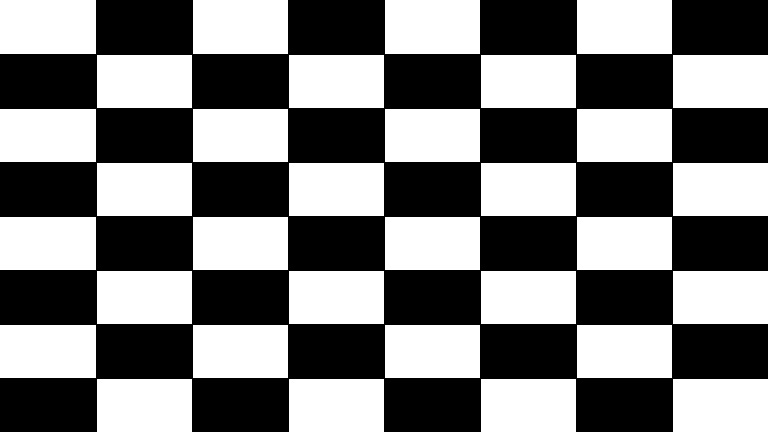
#> input picture Labs/input/chessboard.jpg, 768 x 432 px, found by its file name
$ python get_harris.py
#> lines starting #> are read from the running program, lines starting #| are printed output that depends on the picture; after the words box and inside, x2 and y2 are one past the last pixel; in counts of white or black regions, pixels touching at a corner belong together
import cv2
import numpy as np

filename = 'chessboard.jpg'
img = cv2.imread(filename)
#> img is the input picture: shape (432, 768, 3); min 0, max 255, mean 124.3
gray = cv2.cvtColor(img,cv2.COLOR_BGR2GRAY)

gray = np.float32(gray)
dst = cv2.cornerHarris(gray,2,3,0.04)
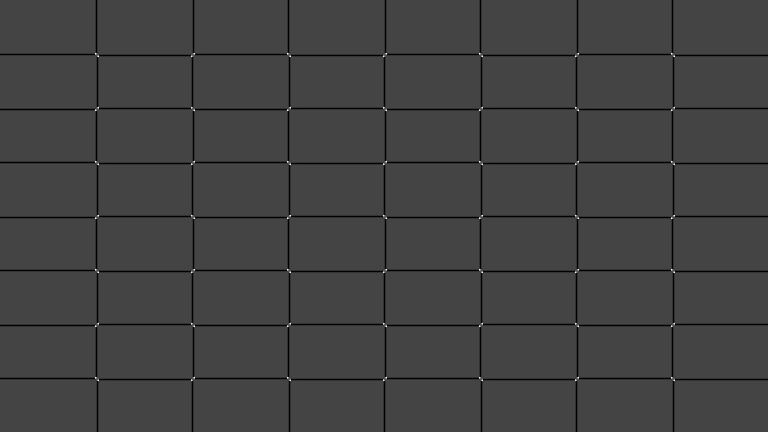
#> dst: shape (432, 768) float32; min -169130016, max 458335776, mean -5815502; drawn with min black and max white

#result is dilated for marking the corners, not important
dst = cv2.dilate(dst,None)
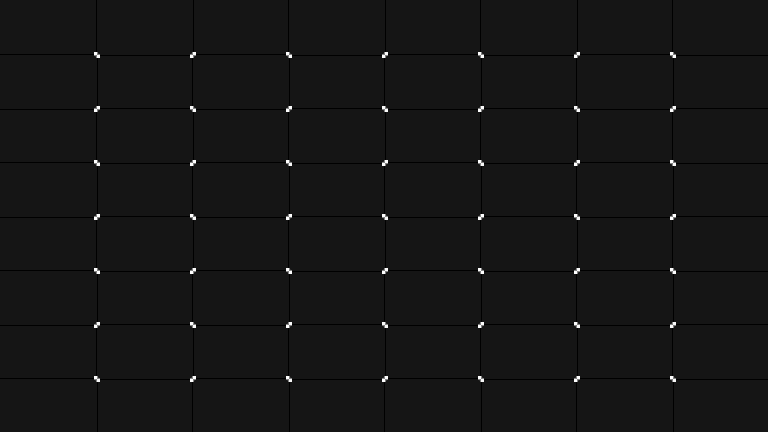
#> dst: shape (432, 768) float32; min -42282504, max 458335776, mean 545784.1; drawn with min black and max white

# Threshold for an optimal value, it may vary depending on the image.
img[dst>0.01*dst.max()]=[0,0,255]
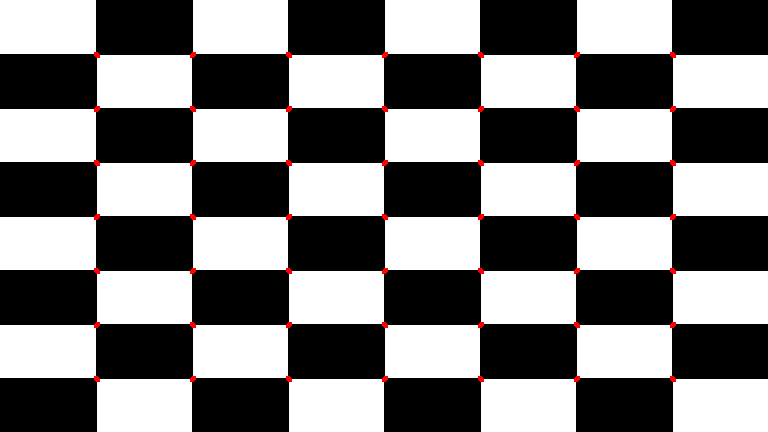
#> img: shape (432, 768, 3); 0.44% of pixels changed, all inside (x1, y1, x2, y2) = (94, 52, 676, 382)

cv2.imshow('img with dst',img)
cv2.imshow("dst", dst)
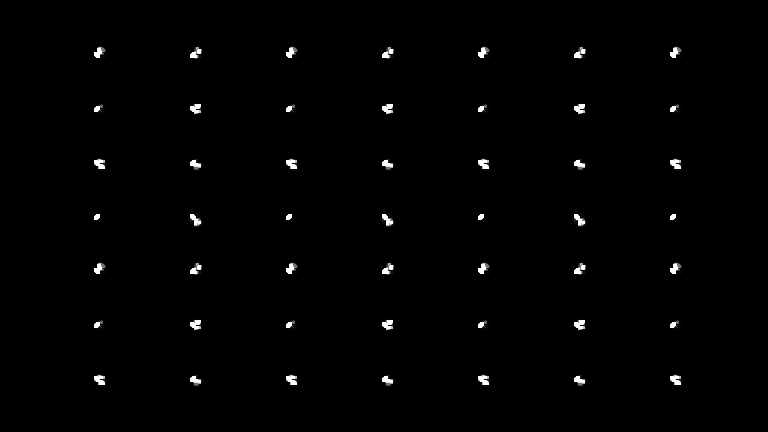
#> window 'dst': shape (432, 768); min 0, max 255, mean 2.4

if cv2.waitKey(0) & 0xff == 27:
#> (key Esc is pressed here)
    cv2.destroyAllWindows()
